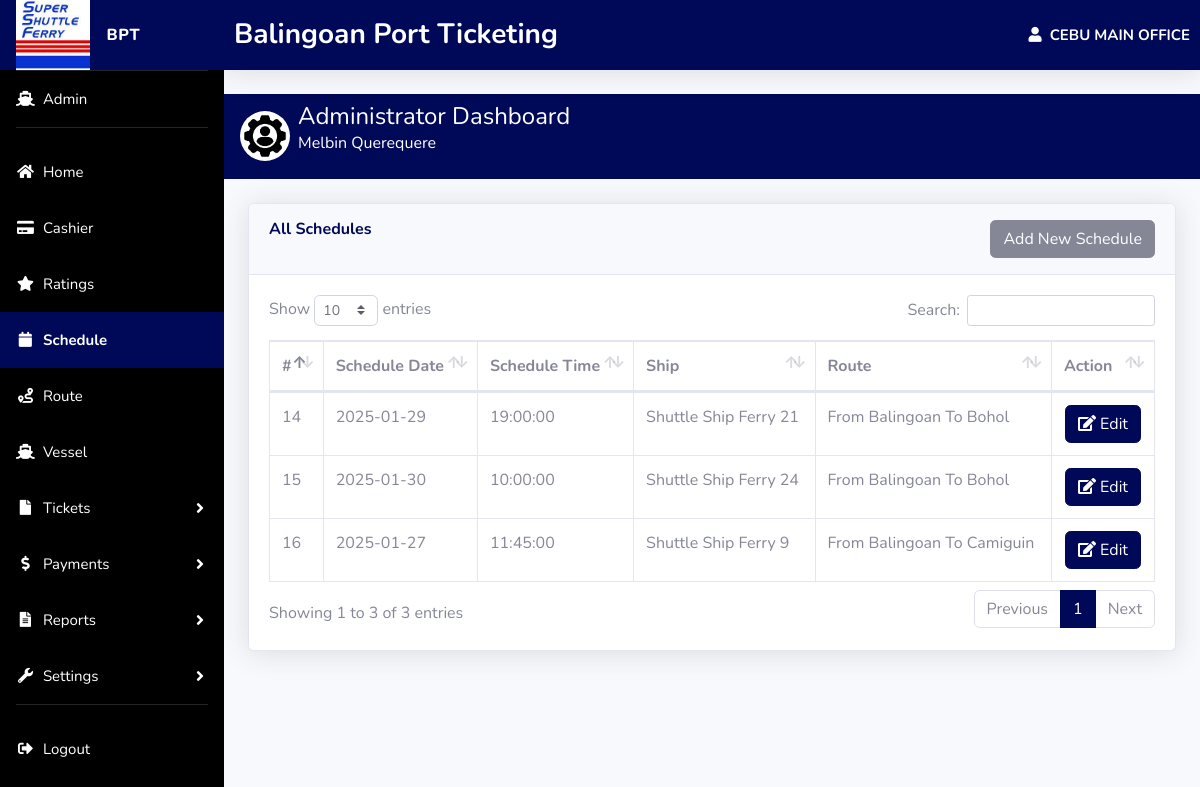
The page /admin/schedule.php (signed in) on the database its author committed.
### tables this page shows
CREATE TABLE `systeminfo` (
  `systeminfo_id` int(10) NOT NULL,
  `systeminfo_name` varchar(100) NOT NULL,
  `systeminfo_shortname` varchar(100) NOT NULL,
  `systeminfo_icon` varchar(100) DEFAULT NULL
);

CREATE TABLE `schedules` (
  `schedule_id` int(10) NOT NULL,
  `ship_id` int(10) NOT NULL,
  `route_id` int(10) NOT NULL,
  `schedule_date` date DEFAULT NULL,
  `schedule_time` time NOT NULL
);

CREATE TABLE `ships` (
  `ship_id` int(10) NOT NULL,
  `ship_code` varchar(100) NOT NULL,
  `ship_name` varchar(100) NOT NULL,
  `ship_status` varchar(100) NOT NULL
);

CREATE TABLE `ports` (
  `port_id` int(10) NOT NULL,
  `port_name` varchar(100) NOT NULL,
  `port_location` varchar(100) NOT NULL,
  `port_status` int(1) NOT NULL DEFAULT 1
);

### admin/schedule.php (the view, shortened to what this page needs)
<?php
include '../connection/database.php';
$schedule_query = "
SELECT s.schedule_id, s.schedule_time, s.schedule_date, sh.ship_id, sh.ship_name, r.route_id, p_from.port_name AS from_port, p_to.port_name AS to_port
FROM schedules s
JOIN ships sh ON s.ship_id = sh.ship_id
JOIN routes r ON s.route_id = r.route_id
JOIN ports p_from ON r.route_from = p_from.port_id
JOIN ports p_to ON r.route_to = p_to.port_id;
";
$schedule_stmt = $conn->query($schedule_query);
$schedules = $schedule_stmt->fetchAll(PDO::FETCH_ASSOC);
?>
<?php include 'header.php' ?>
<div class="container-fluid">
    <div class="card shadow mb-4">
        <div class="card-header py-3 d-flex justify-content-between">
            <h6 class="m-0 font-weight-bold text-primary">All Schedules</h6>
            <a class="btn btn-secondary" data-toggle="modal" data-target="#addSchedule"> Add New Schedule </a>
        </div>
        <div class="card-body">
            <div class="table-responsive">
                <table class="table table-bordered" id="dataTable" width="100%" cellspacing="0">
                    <thead>
                        <tr>
                            <th>#</th>
                            <th>Schedule Date</th>
                            <th>Schedule Time</th>
                            <th>Ship</th>
                            <th>Route</th>
                            <th>Action</th>
                        </tr>
                    </thead>
                    <tbody>
                        <?php if ($schedules): ?>
                            <?php foreach ($schedules as $schedule): ?>
                                <tr>
                                    <td><?php echo htmlspecialchars($schedule['schedule_id']); ?></td>
                                    <td><?php echo htmlspecialchars($schedule['schedule_date']); ?></td>
                                    <td><?php echo htmlspecialchars($schedule['schedule_time']); ?></td>
                                    <td><?php echo htmlspecialchars($schedule['ship_name']); ?></td>
                                    <td><?php echo "From " . htmlspecialchars($schedule['from_port']) . " To " . htmlspecialchars($schedule['to_port']); ?></td>
                                    <td class="text-center">
                                        <a class="btn btn-primary edit" href="update_schedule.php?schedule_id=<?php echo $schedule['schedule_id']; ?>"><i class="fas fa-edit"></i> Edit</a>
                                    </td>
                                </tr>
                            <?php endforeach; ?>
                        <?php else: ?>
                            <tr>
                                <td colspan="5">No schedules found.</td>
                            </tr>
                        <?php endif; ?>
                    </tbody>
                </table>
            </div>
        </div>
    </div>
</div>
<?php include 'footer.php' ?>

### admin/header.php (shortened to what this page needs)
<?php
$query = "SELECT * FROM `systeminfo` WHERE `systeminfo_id` = 1";
$stmt = $conn->prepare($query);
$stmt->execute();
$system_info = $stmt->fetch();
$systeminfo_name = $system_info['systeminfo_name'];
$systeminfo_shortname = $system_info['systeminfo_shortname'];
$systeminfo_icon = $system_info['systeminfo_icon'] ? $system_info['systeminfo_icon'] : 'default-logo.png';
?>
<!DOCTYPE html>
<html lang="en">
<head>
    <link href="assets/admin/vendor/fontawesome-free/css/all.min.css" rel="stylesheet" type="text/css">
    <link href="assets/admin/css/sb-admin-2.min.css" rel="stylesheet">
    <link href="assets/admin/vendor/datatables/dataTables.bootstrap4.min.css" rel="stylesheet">
    <link href="https://cdn.jsdelivr.net/npm/sweetalert2@11/dist/sweetalert2.min.css" rel="stylesheet">
</head>
<body id="page-top">
    <div id="wrapper">
        <ul class="navbar-nav sidebar sidebar-dark accordion" id="accordionSidebar" style="background:rgb(0, 0, 0); color: white !important;">
            <a class="sidebar-brand d-flex align-items-center justify-content-start" href="admin" style="background: #000957 ">
                <img class="img-profile" src="assets/system_image/<?php echo $systeminfo_icon; ?>" style="height: 70px; width: auto;">
                <div class="sidebar-brand-text mx-3" style="color: white !important"><?php echo $systeminfo_shortname; ?></div>
            </a>
            <hr class="sidebar-divider my-0">
            <li class="nav-item" id="">
                <a class="nav-link" href="dashboard.php">
                    <i class="fas fa-fw fa-ship"></i>
                    <span>Admin</span>
                </a>
            </li>
            <hr class="sidebar-divider">
            <li class="nav-item" id="nav-dashboard">
                <a class="nav-link" href="dashboard.php">
                    <i class="fas fa-fw fa-home"></i>
                    <span>Home</span>
                </a>
            </li>
            <li class="nav-item" id="nav-cashier">
                <a class="nav-link" href="cashier.php">
                    <i class="fas fa-fw fa-credit-card"></i>
                    <span>Cashier</span>
                </a>
            </li>
            <li class="nav-item" id="nav-rating">
                <a class="nav-link" href="ratings.php">
                    <i class="fas fa-fw fa-star"></i>
                    <span>Ratings</span>
                </a>
            </li>
            <li class="nav-item" id="nav-schedule">
                <a class="nav-link" href="schedule.php">
                    <i class="fas fa-fw fa-calendar"></i>
                    <span>Schedule</span>
                </a>
            </li>
            <li class="nav-item" id="nav-route">
                <a class="nav-link" href="route.php">
                    <i class="fa fa-fw fa-route"></i>
                    <span>Route</span>
                </a>
            </li>
            <li class="nav-item" id="nav-ship">
                <a class="nav-link" href="ship.php">
                    <i class="fas fa-fw fa-ship"></i>
                    <span>Vessel</span>
                </a>
            </li>
            <li class="nav-item" id="nav-tickets">
                <a class="nav-link collapsed" href="#" data-toggle="collapse" data-target="#collapseTickets" aria-expanded="false" aria-controls="collapseTickets">
                    <i class="fa fa-fw fa-file"></i>
                    <span>Tickets</span>
                </a>
            </li>
            <li class="nav-item" id="nav-payment">
                <a class="nav-link collapsed" href="#" data-toggle="collapse" data-target="#collapsePayments" aria-expanded="false" aria-controls="collapsePayments">
                    <i class="fa fa-fw fa-dollar-sign"></i>
                    <span>Payments</span>
                </a>
            </li>
            <li class="nav-item" id="nav-reports">
                <a class="nav-link collapsed" href="#" data-toggle="collapse" data-target="#collapsereports" aria-expanded="false" aria-controls="collapsereports">
                    <i class="fas fa-fw fa-file-alt"></i>
                    <span>Reports</span>
                </a>
            </li>
            <li class="nav-item" id="nav-settings">
                <a class="nav-link collapsed" href="#" data-toggle="collapse" data-target="#collapseUtilities" aria-expanded="false" aria-controls="collapseUtilities">
                    <i class="fas fa-fw fa-wrench"></i>
                    <span>Settings</span>
                </a>
            </li>
            <hr class="sidebar-divider d-none d-md-block">
            <li class="nav-item">
                <a class="nav-link" href="logout.php">
                    <i class="fa fa-fw fa-sign-out-alt"></i>
                    <span>Logout</span>
                </a>
            </li>
        </ul>
        <div id="content-wrapper" class="d-flex flex-column">
            <div id="content">
                <nav class="navbar navbar-expand navbar-light topbar mb-4 static-top shadow" style="background: #000957; padding: 10px;">
                    <div class="container-fluid d-flex justify-content-between align-items-center w-100">
                        <h3 class="text-white font-weight-bold m-0"><?php echo $systeminfo_name; ?></h3>
                        <h6 style="font-size: 15px" class="text-white font-weight-bold m-0"><i class="fas fa-user"></i>&nbsp; CEBU MAIN OFFICE</h6>
                    </div>
                </nav>
                <div class="d-sm-flex align-items-center justify-content-left p-2 mb-4" style="background: #000957 ">
                    <img class="img-profile mx-2 rounded-circle" src="assets/admin/img/system_dashboard.jpg" style="height: 50px; width: auto;">
                    <div class="d-flex flex-column justify-content-center">
                        <h1 class="h4 mb-0" style="color: white !important;">Administrator Dashboard</h1>
                        <p style="color: white !important;">Melbin Querequere</p>
                    </div>
                </div>

### admin/header.php (style rules this page uses)
.navbar-nav .active span, .navbar-nav .active i { color: white !important; }
.navbar-nav span, .navbar-nav i { color: white !important; font-size: 15px !important; }
.active { background: #000957; color: black !important; }
.sidebar-dark .nav-item .nav-link[data-toggle=collapse]::after { color: white; }

### rows shown on the page
systeminfo: systeminfo_icon (picture), systeminfo_shortname "BPT", systeminfo_name "Balingoan Port Ticketing"
schedules: schedule_id "14", schedule_date "2025-01-29", schedule_time "19:00:00", ship.ship_name "Shuttle Ship Ferry 21", ports.port_name "Balingoan", ports.port_name "Bohol"
schedules: schedule_id "15", schedule_date "2025-01-30", schedule_time "10:00:00", ship.ship_name "Shuttle Ship Ferry 24", ports.port_name "Balingoan", ports.port_name "Bohol"
schedules: schedule_id "16", schedule_date "2025-01-27", schedule_time "11:45:00", ship.ship_name "Shuttle Ship Ferry 9", ports.port_name "Balingoan", ports.port_name "Camiguin"
